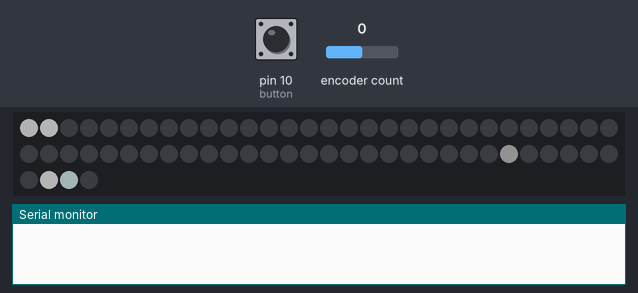
The sketch below on a simulated Arduino Uno, built with avr-gcc and run on an emulated ATmega328P. Shown: 64 RGB LEDs in strip order, left to right, continuing on the next row, the last lines printed to the serial monitor. Inputs (shaded band) come from the test bench; at power-on: encoder count 0, pin 10 (button) HIGH. Dim RGB values are drawn brighter than linear; random numbers use the default seed unless the sketch sets one.

Above: at 0.45 s.
1.3 s: encoder count set to -1
At 2.44 s:
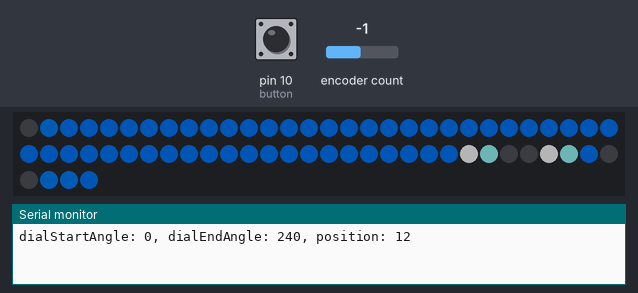
3.7 s: pin 10 (button) pulled LOW for 0.15 s
At 4.06 s:
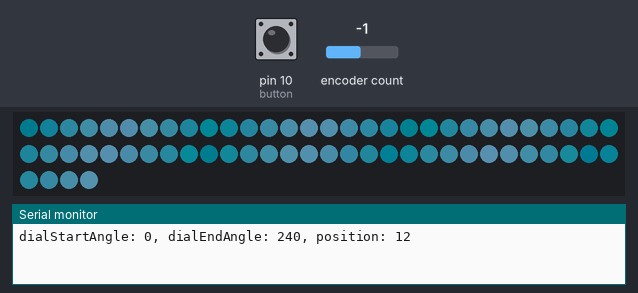
4.4 s: pin 10 (button) pulled LOW for 1 s
At 5.94 s:
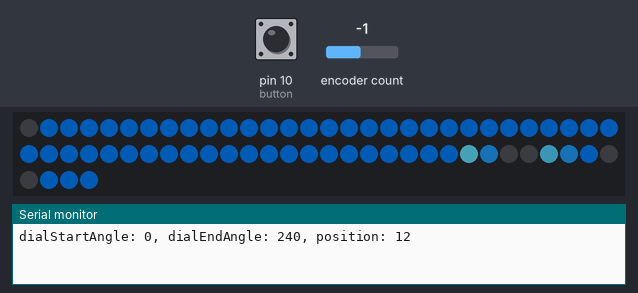
6.0 s: encoder count set to -2
9.0 s: pin 10 (button) pulled LOW for 0.15 s
At 9.42 s:
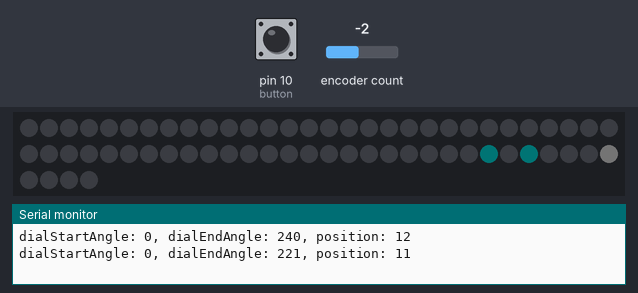
9.7 s: pin 10 (button) pulled LOW for 3.2 s
At 10.63 s:
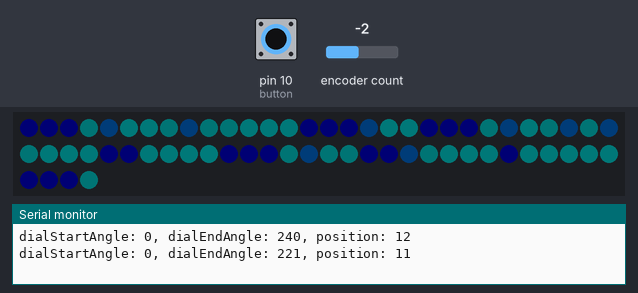
Timing chart, 0 to 12.7 s (numbered marks = the images above; inputs shaded):
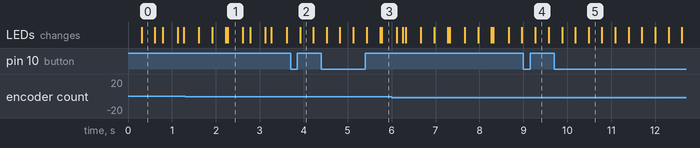

The sketch:

fibonacci64-dial-prop.ino
```cpp
// (licence header left out)
// Board: Adafruit Feather 32u4
// Libraries:

#include <Button.h>        // https://github.com/madleech/Button
#include <RotaryEncoder.h> // https://github.com/mathertel/RotaryEncoder
#include <FastLED.h>       // https://github.com/FastLED/FastLED

FASTLED_USING_NAMESPACE

#define DATA_PIN    6
#define LED_TYPE    WS2812
#define COLOR_ORDER GRB
#define NUM_LEDS    64
CRGB leds[NUM_LEDS];

#define MILLI_AMPS         1500
#define BRIGHTNESS         64
#define FRAMES_PER_SECOND  60

RotaryEncoder encoder(1, 0);

Button button = Button(10);

#include "gradientPalettes.h"
#include "map.h"

bool isShowingDial = true;

bool startedTravelling = true;
uint8_t travellingSpeed = 1;

uint8_t dialOffsetAngle = 12;
uint8_t dialStartAngle = 0;
uint8_t dialEndAngle = dialOffsetAngle;

uint8_t dialStartRadius = 0;
uint8_t dialEndRadius = 255;

const uint8_t encoderPositions = 13;
const uint8_t angleIncrement = 255 / encoderPositions;

const uint8_t idlingPosition = encoderPositions - 1;
const uint8_t glitchingPosition = encoderPositions - 2;

void setup() {
  Serial.begin(115200);

  //  delay(1000);

  FastLED.addLeds<LED_TYPE, DATA_PIN, COLOR_ORDER>(leds, NUM_LEDS);

  FastLED.setCorrection(UncorrectedColor); // TypicalSMD5050, Typical8mmPixel, UncorrectedColor
  FastLED.setDither(false);
  FastLED.setBrightness(BRIGHTNESS);
  FastLED.setMaxPowerInVoltsAndMilliamps(5, MILLI_AMPS);

  button.begin();

  encoder.setPosition(0);
}

void loop()
{
  if (button.released()) {
    isShowingDial = !isShowingDial;
    startedTravelling = !isShowingDial;
  }

  static int encoderPosition = 0;

  if (isShowingDial) {
    drawDial(dialStartAngle, dialEndAngle);

    encoder.tick();
    int newEncoderPosition = encoder.getPosition() % encoderPositions;
    if (newEncoderPosition < 0) newEncoderPosition += encoderPositions;
    if (newEncoderPosition != encoderPosition) {
      encoderPosition = newEncoderPosition;

      dialEndAngle = (encoderPosition * angleIncrement) + dialOffsetAngle; // make the dial rotation match the encoder rotation

      encoder.setPosition(encoderPosition);

      Serial.print("dialStartAngle: ");
      Serial.print(dialStartAngle);
      Serial.print(", dialEndAngle: ");
      Serial.print(dialEndAngle);
      Serial.print(", position: ");
      Serial.println(newEncoderPosition);
    }
  }
  else if (encoderPosition == idlingPosition) {
    drawIdlingAnimation();
  }
  else if (encoderPosition == glitchingPosition) {
    drawGlitchingAnimation();
  }
  else {
    drawTravellingAnimation();
  }

  FastLED.show();
}

uint8_t beatsaw8(accum88 beats_per_minute, uint8_t lowest = 0, uint8_t highest = 255, uint32_t timebase = 0, uint8_t phase_offset = 0) {
  uint8_t beat = beat8( beats_per_minute, timebase);
  uint8_t beatsaw = beat + phase_offset;
  uint8_t rangewidth = highest - lowest;
  uint8_t scaledbeat = scale8( beatsaw, rangewidth);
  uint8_t result = lowest + scaledbeat;
  return result;
}

void drawDial(uint8_t dialStartAngle, uint8_t dialEndAngle) {
  fadeToBlackBy(leds, NUM_LEDS, 32);

  const uint8_t dialHue = 144;
  const uint8_t dialSaturation = 232;
  const uint8_t dialValue = 111;
  const CHSV dialColor = CHSV(dialHue, dialSaturation, dialValue);

  const uint8_t indicatorPulseBPM = 60;
  const uint8_t indicatorHue = 144; // blue
  const uint8_t indicatorSaturation = 0; // completely desaturated (white)
  const uint8_t indicatorMinValue = 64;
  const uint8_t indicatorMaxValue = 255 - dialValue;
  uint8_t indicatorValue = beatsin8(indicatorPulseBPM, indicatorMinValue, indicatorMaxValue);
  CHSV indicatorColor = CHSV(indicatorHue, indicatorSaturation, indicatorValue);

  drawArc(dialStartAngle, dialEndAngle, dialStartRadius, dialEndRadius, dialColor);
  antialiasPixels(dialEndAngle - 8, 8, 0, dialEndRadius, indicatorColor);
}

/*
  Built-in palettes:
  RainbowColors_p,
  RainbowStripeColors_p,
  CloudColors_p,
  LavaColors_p,
  OceanColors_p,
  ForestColors_p,
  PartyColors_p,
  HeatColors_p
*/

/*
   Bluish gradient palettes
   2: es_ocean_breeze_036_gp
   5: error?
   7: Coral_reef_gp
   8: es_ocean_breeze_068_gp
*/

void drawIdlingAnimation() {
  const CRGBPalette16 palette = palettes[2];

  const uint8_t speed = 30;

  radiusPalette(palette, speed);
}

void radiusPalette(CRGBPalette16 palette, uint8_t speed) {
  uint8_t hues = 1;

  for (uint8_t i = 0; i < NUM_LEDS; i++) {
    uint8_t r = physicalToFibonacci[i];

    leds[i] = ColorFromPalette(palette, beat8(speed) - (r * hues));
  }
}

DEFINE_GRADIENT_PALETTE( Red_gp ) {
  0,  255,  0,  0, // Red
  255,  0,  0,  0 // Black
};

void drawGlitchingAnimation() {
  drawTravellingAnimation();

  const fract8 chanceOfGlitch = 15;

  fadeToBlackBy(leds, NUM_LEDS, 240);

  if (random8() < chanceOfGlitch) {
    fill_solid(leds, NUM_LEDS, CRGB::Black);

    const CRGBPalette16 palette = Red_gp;

    const uint8_t speed = 120;

    anglePalette(palette, speed, 3);
  }
}

// attempt at a custom palette
DEFINE_GRADIENT_PALETTE( Cherenkov_gp ) {
  0,   222, 239, 249, // Alice Blue
  1,   172, 220, 240, // Non Photo Blue
  2,    41, 163, 212, // Cerulean Crayola
  4,    10, 110, 183, // Spanish Blue
  16,   10,  84, 149, // USAFA Blue
  160,   6,   7,  15, // Rich Black FOGRA 39
  255,   0,   0,   0  // Black
};

void drawTravellingAnimation() {
  static uint8_t paletteIndex = 7; // Coral_reef_gp

  //  // code for exploring other palettes
  //  EVERY_N_SECONDS(5) {
  //    paletteIndex++;
  //    if (paletteIndex >= paletteCount) paletteIndex = 0;
  //    Serial.print("paletteIndex: ");
  //    Serial.println(paletteIndex);
  //  }

  const CRGBPalette16 palette = palettes[paletteIndex];

  //  const CRGBPalette16 palette = Cherenkov_gp;

  static bool warmingUp = false;

  static uint8_t endAngle = 0;

  if (startedTravelling) {
    endAngle = dialEndAngle;
    warmingUp = true;
    startedTravelling = false;
    travellingSpeed = 4;
  }

  if (warmingUp) {
    drawDial(0, endAngle);

    if (endAngle <= 253)
      endAngle += 2;
    else
      warmingUp = false;
  }
  else {
    static uint8_t offset = 1;

    EVERY_N_MILLIS(1000) {
      if (travellingSpeed < 8)
        travellingSpeed++;
    }

    EVERY_N_MILLIS(30) {
      offset += travellingSpeed;
    }

    anglePalette(palette, offset, 3);
  }
}

void anglePalette(CRGBPalette16 palette, uint8_t offset, uint8_t hues) {
  for (uint8_t i = 0; i < NUM_LEDS; i++) {
    uint8_t a = angles[i];

    leds[i] = ColorFromPalette(palette, ((a + offset) * hues));
  }
}
```

Source omitted: gradientPalettes.h (15715 bytes), map.h (data table, 2483 bytes)
